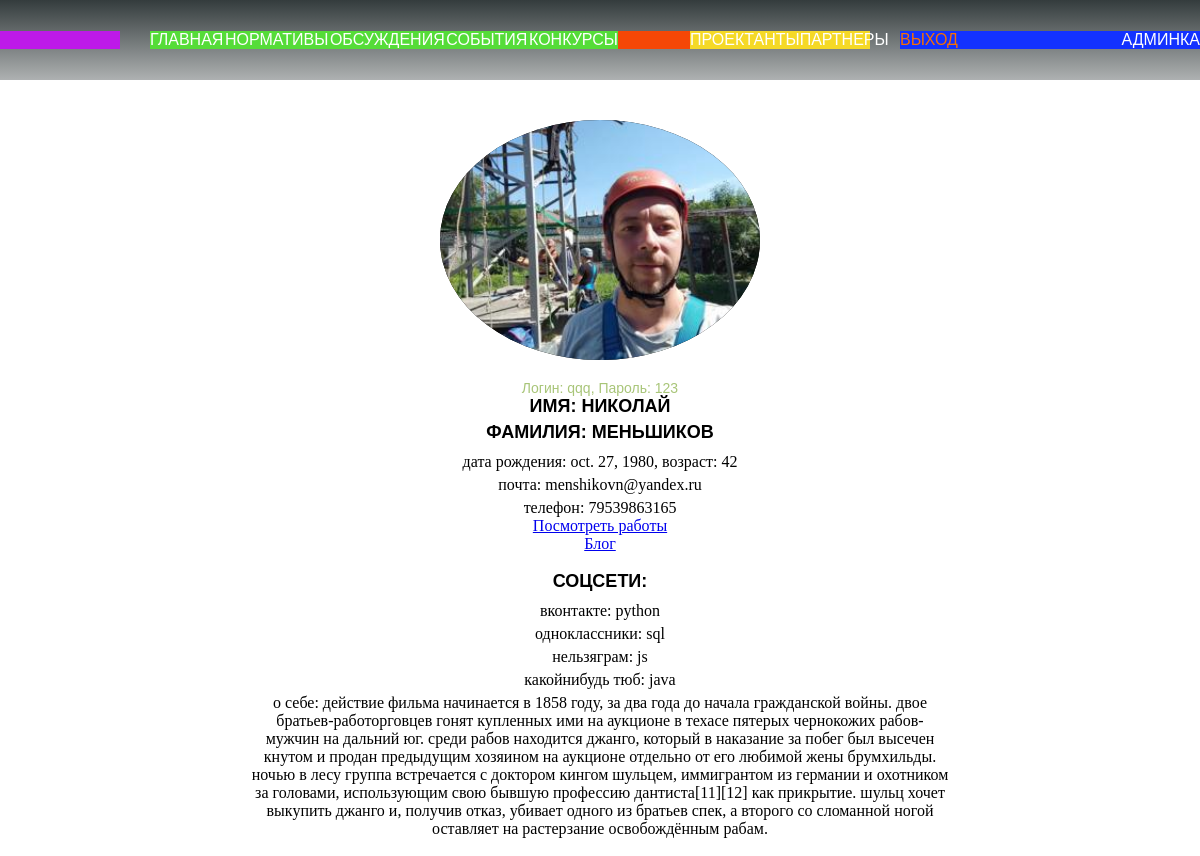
Screenshot of /qqq/ (signed in) with the database file from the repository.
### loginuser/models.py (models this page shows, shortened)
class UserProfile(models.Model):
    photo_url = models.CharField('Ссылка на фото',max_length=256, blank=True)
    image = models.ImageField('Изображение', upload_to=f'{APP_NAMES.USER_PROFILE}/image', blank=True)
    firstname = models.CharField('Имя', max_length=len_fields, blank=True)
    lastname = models.CharField('Фамилия', max_length=len_fields, blank=True)
    birth = models.DateField('Дата рождения', blank=True)
    e_mail = models.CharField('Почта', max_length=len_fields, blank=True)
    phone = models.BigIntegerField('Телефон', blank=True)
    social_vk = models.CharField('Вконтакте', max_length=len_fields, blank=True)
    social_ok = models.CharField('Одноклассники', max_length=len_fields, blank=True)
    social_inst = models.CharField('Инста', max_length=len_fields, blank=True)
    social_tube = models.CharField('Видео', max_length=len_fields, blank=True)
    username = models.CharField('Логин', max_length=len_fields, blank=True)
    password = models.CharField('Пароль', max_length=len_fields, blank=True)
    about = models.TextField('Описание', blank=True)
    user = models.OneToOneField(User, on_delete=models.CASCADE)
    class Meta:
        verbose_name = APP_NAMES.USER_PROFILE
        verbose_name_plural = VERBOSE_APP_NAMES.USER_PROFILE

### loginuser/views.py (the view)
# urls.py: path('<str:username>/', profileView, name='username'),
def profileView(request, username):
    user = get_object_or_404(UserProfile, username = username)
    today = date.today()
    age = today.year - user.birth.year - ((today.month, today.day) < (user.birth.month, user.birth.day))
    print(age)
    return render(request, f'{APP_NAMES.HOME}/{APP_NAMES.HOME}.html',{'userprofile':user, 'page_name':VERBOSE_APP_NAMES.HOME,'page_style':APP_NAMES.HOME, 'age':age})

### home/templates/home/home.html (shortened to what this page needs)
{% extends 'base.html' %}
{% block content %}
    <main>
        {% if request.user.username %}
        <section class="hero">
            <div class="wrapper hero-wrapper">
                <img src="{{ userprofile.image.url }}" alt="" class="my_image hero__my_image">
                <span class="my_age">Логин: {{ userprofile.username }}, Пароль: {{ userprofile.password }}</span>
                <span class="first_name">Имя: {{ userprofile.firstname }}</span>
                <span class="last_name">Фамилия: {{ userprofile.lastname }}</span>
                <span class="my_desc">Дата рождения: {{ userprofile.birth }}, Возраст: {{ age }}</span>
                <span class="my_desc">Почта: {{ userprofile.e_mail }}</span>
                <span class="my_desc">Телефон: {{ userprofile.phone }}</span>
                <a href="{% url 'portfolio' %}">Посмотреть работы</a>
                <a href="{% url 'blog' %}">Блог</a>
                <p class="first_name">Соцсети:</p>
                <p class="my_desc">Вконтакте: {{ userprofile.social_vk }}</p>
                <p class="my_desc">Одноклассники: {{ userprofile.social_ok }}</p>
                <p class="my_desc">Нельзяграм: {{ userprofile.social_inst }}</p>
                <p class="my_desc">Какойнибудь тюб: {{ userprofile.social_tube }}</p>
                <p class="my_desc">О себе: {{ userprofile.about }}</p>
            </div>
        </section>
        {% endif %}
    </main>
{% endblock %}

### static/base/css/style.css (style rules this page uses)
body { padding:0; margin:0; }
.wrapper { width:100%; height:100px; max-width: 1440px; margin: 0 auto; }

### home/static/home/css/style.css (style rules this page uses)
.hero { background-color: #ffffff; height: calc(100vh - 80px); padding-top:5vh; padding-bottom:2vh; }
.hero-wrapper { display:flex; flex-direction: column; align-items: center; }
.my_image { width:320px; height:320px; border-radius:100%; background-color:black; object-fit: cover; }
.hero__my_image { margin-bottom: 20px; }
.first_name, .last_name { color: black; font-size: 18px; font-weight: bold; text-transform: uppercase; font-family: sans-serif; margin-bottom: 5px; }
.my_age { font-family: sans-serif; font-size: 14px; color: #a8c578; }
.my_desc { font-weight: normal; text-transform: lowercase; width:90%; max-width:700px; text-align: center; margin: 5px 0 0; }

### rows the page displays
UserProfile: image (picture), username "qqq", password "123", firstname "НИКОЛАЙ", lastname "МЕНЬШИКОВ", birth "oct. 27, 1980", e_mail "menshikovn@yandex.ru", phone "79539863165", social_vk "python", social_ok "sql", social_inst "js", social_tube "java", about "действие фильма начинается в 1858 году, за два года до начала гражданской войны. двое братьев-работорговцев гонят купленных ими на аукционе в техасе пятерых чернокожих рабов-мужчин на дальний юг. среди рабов находится джанго, который в наказание за побег был высечен кнутом и продан предыдущим хозяином на аукционе отдельно от его любимой жены брумхильды. ночью в лесу группа встречается с доктором кингом шульцем, иммигрантом из германии и охотником за головами, использующим свою бывшую профессию дантиста[11][12] как прикрытие. шульц хочет выкупить джанго и, получив отказ, убивает одного из братьев спек, а второго со сломанной ногой оставляет на растерзание освобождённым рабам."
